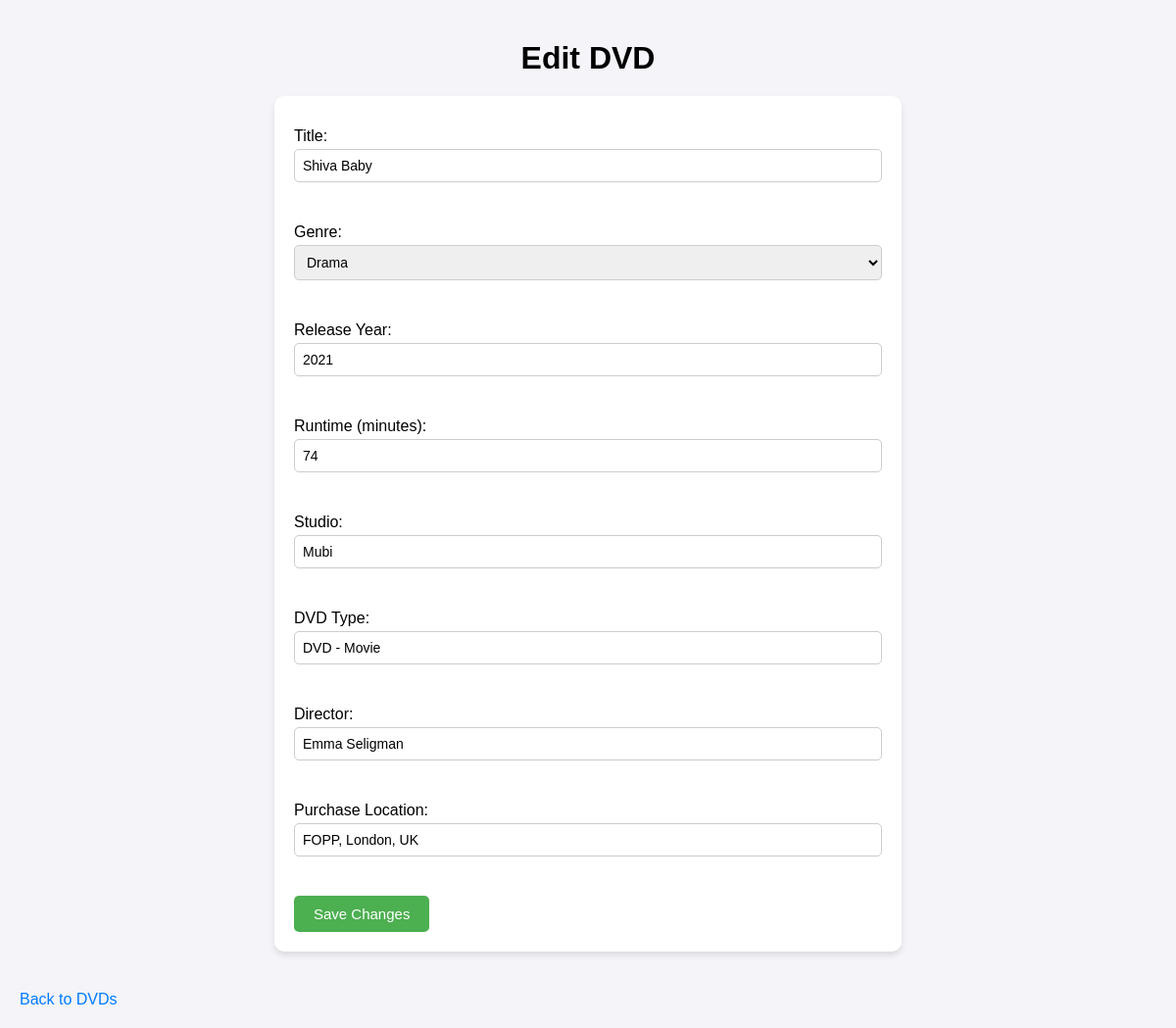
/edit_dvd/3 (signed in), run on the app's committed database.
### tables this page shows
CREATE TABLE Media_Item (
                media_id INTEGER PRIMARY KEY AUTOINCREMENT,
                title TEXT NOT NULL,
                genre_id INTEGER NOT NULL,
                release_year INTEGER NOT NULL,
                user_id INTEGER NOT NULL,
                media_type TEXT NOT NULL CHECK(media_type IN ('Book', 'CD', 'DVD', 'Vinyl', 'VideoGame')),
                creator_id INTEGER NOT NULL,
                location_id INTEGER, 
                FOREIGN KEY (genre_id) REFERENCES Genres (genre_id) ON DELETE SET NULL,
                FOREIGN KEY (location_id) REFERENCES Purchase_Locations (location_id) ON DELETE SET NULL,
                FOREIGN KEY (user_id) REFERENCES Users (user_id) ON DELETE CASCADE,
                FOREIGN KEY (creator_id) REFERENCES Media_Creators (creator_id) ON DELETE SET NULL
            );

CREATE TABLE Genres (
                genre_id INTEGER PRIMARY KEY AUTOINCREMENT,
                genre_name TEXT NOT NULL UNIQUE
            );

CREATE TABLE DVDs (
                media_id INTEGER PRIMARY KEY,
                runtime INTEGER,
                studio TEXT,
                DVD_type TEXT NOT NULL,
                FOREIGN KEY (media_id) REFERENCES Media_Item (media_id) ON DELETE CASCADE
            );

CREATE TABLE Media_Creators (
                creator_id INTEGER PRIMARY KEY AUTOINCREMENT,
                name TEXT NOT NULL UNIQUE,
                type TEXT
            );

CREATE TABLE Purchase_Locations (
                location_id INTEGER PRIMARY KEY AUTOINCREMENT,
                loc_name TEXT NOT NULL,
                address TEXT
            );

### catalogue.py (the view, shortened to what this page needs)
@app.route('/edit_dvd/<int:dvd_id>', methods=['GET', 'POST'])
def edit_dvd(dvd_id):
    if 'user_id' not in session:
        return redirect(url_for('login'))
    user_id = session['user_id']
    with sqlite3.connect(DATABASE) as conn:
        conn.row_factory = sqlite3.Row  # Enable dictionary-like access
        cur = conn.cursor()
        cur.execute('''
            SELECT Media_Item.media_id, Media_Item.title, Media_Item.genre_id, Media_Item.release_year,
                   DVDs.runtime, DVDs.studio, DVDs.DVD_type,
                   Media_Creators.name AS director, Purchase_Locations.loc_name
            FROM Media_Item
            JOIN DVDs ON Media_Item.media_id = DVDs.media_id
            JOIN Media_Creators ON Media_Item.creator_id = Media_Creators.creator_id
            LEFT JOIN Purchase_Locations ON Media_Item.location_id = Purchase_Locations.location_id
            WHERE Media_Item.media_id = ? AND Media_Item.user_id = ?
        ''', (dvd_id, user_id))
        dvd = cur.fetchone()
        if not dvd:
            return redirect(url_for('view_dvds'))
        cur.execute('SELECT genre_id, genre_name FROM Genres')
        genres = cur.fetchall()
        cur.execute('SELECT name FROM Media_Creators WHERE type = "Director"')
        directors = [row['name'] for row in cur.fetchall()]
        cur.execute('SELECT loc_name FROM Purchase_Locations')
        locations = [row['loc_name'] for row in cur.fetchall()]
    return render_template('edit_dvd.html', dvd=dvd, genres=genres, directors=directors, locations=locations)

### catalogue.py (called while the page is built)
@app.context_processor
def inject_night_mode():
    return {'night_mode': session.get('night_mode', False)}

### templates/edit_dvd.html (shortened to what this page needs)
<!DOCTYPE html>
<html lang="en">
<head>
    <link rel="stylesheet" href="{{ url_for('static', filename='edit.css') }}">
</head>
<body class="{{ 'night-mode' if night_mode else '' }}">
    <h1>Edit DVD</h1>
    <form method="POST" action="{{ url_for('edit_dvd', dvd_id=dvd['media_id']) }}">
        <label for="title">Title:</label>
        <input type="text" id="title" name="title" value="{{ dvd['title'] }}" required><br><br>
        <label for="genre_id">Genre:</label>
        <select id="genre_id" name="genre_id" required>
            {% for genre_id, genre_name in genres %}
                <option value="{{ genre_id }}" {% if genre_id == dvd['genre_id'] %}selected{% endif %}>{{ genre_name }}</option>
            {% endfor %}
        </select><br><br>
        <label for="release_year">Release Year:</label>
        <input type="number" id="release_year" name="release_year" value="{{ dvd['release_year'] }}" required><br><br>
        <label for="runtime">Runtime (minutes):</label>
        <input type="number" id="runtime" name="runtime" value="{{ dvd['runtime'] }}" required><br><br>
        <label for="studio">Studio:</label>
        <input type="text" id="studio" name="studio" value="{{ dvd['studio'] }}" required><br><br>
        <label for="dvd_type">DVD Type:</label>
        <input type="text" id="dvd_type" name="dvd_type" value="{{ dvd['DVD_type'] }}" required><br><br>
        <label for="director_input">Director:</label>
        <input type="text" id="director_input" name="director_input" list="directors" value="{{ dvd['director'] }}" required>
        <br><br>
        <label for="location_input">Purchase Location:</label>
        <input type="text" id="location_input" name="location_input" list="locations" value="{{ dvd['loc_name'] }}" required>
        <br><br>
        <button type="submit">Save Changes</button>
    </form>
    <a href="{{ url_for('view_dvds') }}">Back to DVDs</a>
</body>
</html>

### static/edit.css (style rules this page uses)
body { font-family: Arial, sans-serif; background-color: #f4f4f9; color: #000; margin: 0; padding: 20px; }
h1, h2, h4 { text-align: center; margin-bottom: 20px; }
form { max-width: 600px; margin: 0 auto 30px; padding: 20px; background-color: #fff; border-radius: 10px; box-shadow: 0 4px 6px rgba(0,0,0,0.1); }
label { display: block; margin: 12px 0 4px; }
input, select, textarea { width: 100%; padding: 8px; margin-bottom: 12px; border-radius: 5px; border: 1px solid #ccc; box-sizing: border-box; font-size: 14px; }
button { background-color: #4CAF50; color: white; padding: 10px 20px; margin-top: 10px; border: none; border-radius: 5px; font-size: 15px; cursor: pointer; transition: background-color 0.3s; }
a { display: inline-block; margin-top: 10px; color: #007BFF; text-decoration: none; }

### data on the page
Media_Item: title "Shiva Baby", genre_id "Drama", release_year "2021"
DVDs: runtime "74", studio "Mubi", dvd_type "DVD - Movie"
Media_Creators: director_input "Emma Seligman"
Purchase_Locations: location_input "FOPP, London, UK"
